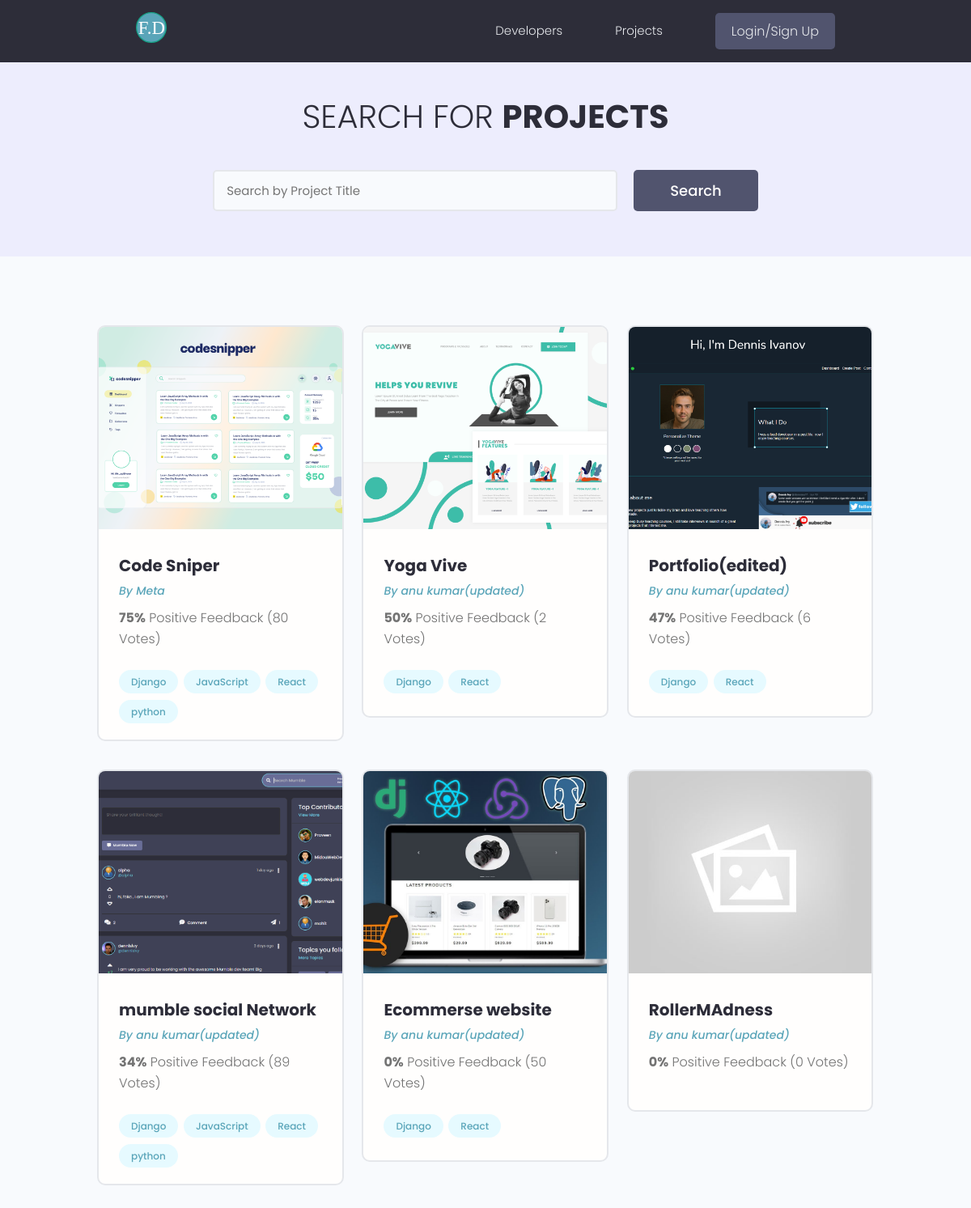
The app's page /projects/, older data.
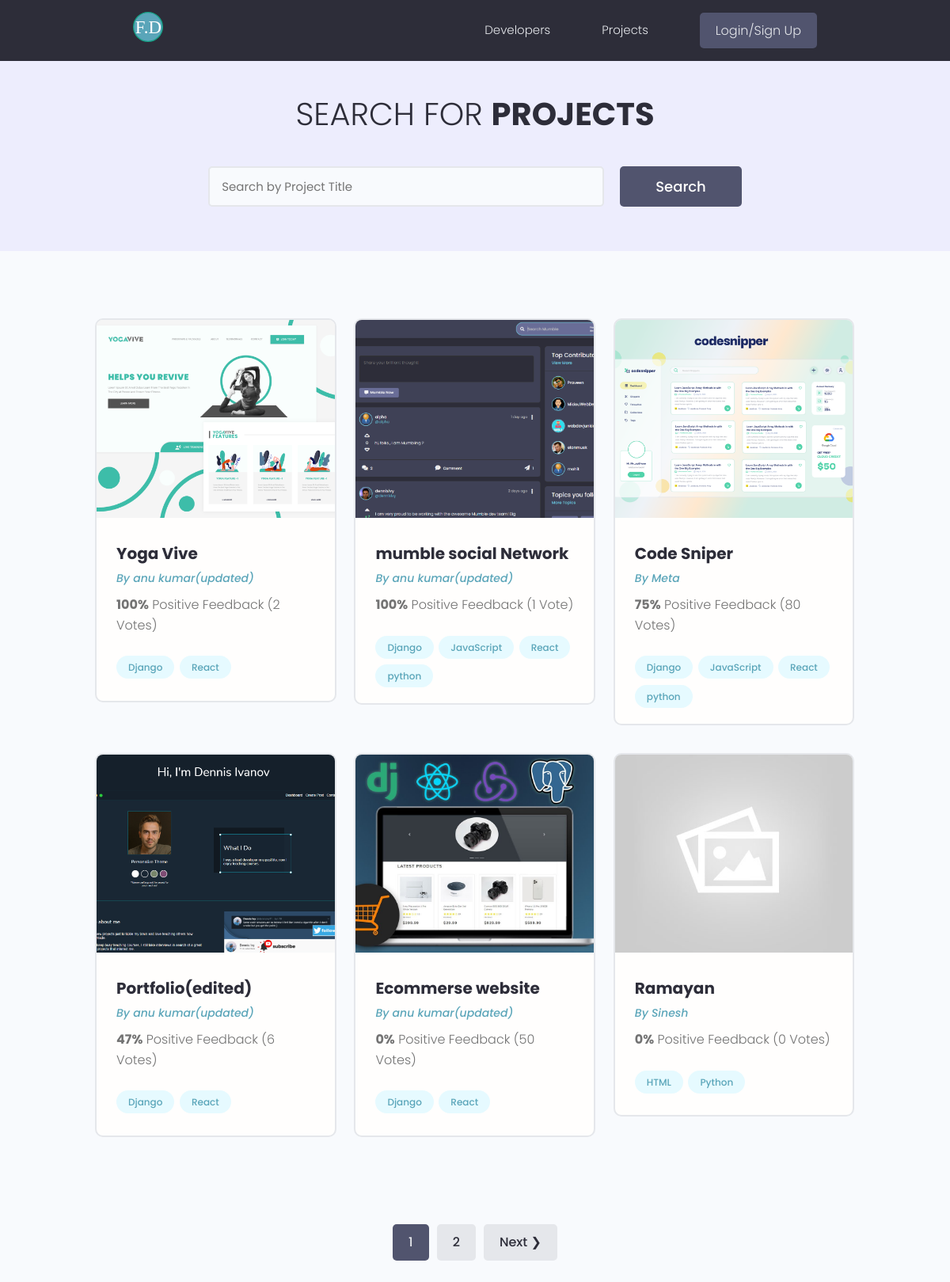
The same page, newer data.
### projects/models.py (models this page shows, shortened)
class Project(models.Model):
    owner =models.ForeignKey(Profiles, null=True , blank= True , on_delete=models.CASCADE)
    title = models.CharField(max_length=200)
    description = models.TextField(null=True,blank=True)
    featured_image=models.ImageField(null=True,blank=True,default='default.jpg')
    demo_link = models.CharField(max_length=2000 , null=True , blank=True)
    source_link = models.CharField(max_length=2000,null=True,blank=True)
    tags=models.ManyToManyField('Tag',blank=True)
    vote_total = models.IntegerField(default=0 ,null= True,blank=True)
    vote_ratio = models.IntegerField(default=0 ,null= True,blank=True)
    created = models.DateTimeField(auto_now_add=True)
    id = models.UUIDField(default=uuid.uuid4,unique=True,primary_key=True,editable=False)
    class Meta:
        ordering=['-vote_ratio','-vote_total','title']
    @property
    def imageURL(self):
        try:
            url = self.featured_image.url
        except:
            url=""
        return url

class Tag(models.Model):
    name= models.CharField(max_length=200)
    created = models.DateTimeField(auto_now_add=True)
    id = models.UUIDField(default=uuid.uuid4,unique=True,
                          primary_key=True,editable=False)
    def __str__(self):
        return self.name

### users/models.py (models this page shows, shortened)
class Profiles(models.Model):
    user = models.OneToOneField(User , on_delete = models.CASCADE ,null= True , blank=True)
    name = models.CharField(max_length=200 , blank=True ,null=True)
    email = models.EmailField(max_length=500 ,blank=True, null=True)
    username = models.CharField(max_length=200 , blank=True ,null=True)
    location = models.CharField(max_length=200 , blank=True ,null=True)
    short_intro = models.CharField(max_length=200 , blank=True ,null=True)
    bio = models.TextField(blank=True, null=True)
    profile_image = models.ImageField(null=True, blank =True ,upload_to ='profiles/',default='profiles/user-default.png')
    social_github = models.CharField(max_length=200,blank=True,null=True)
    social_twitter = models.CharField(max_length=200,blank=True,null=True)
    social_linkdin = models.CharField(max_length=200,blank=True,null=True)
    social_youtube = models.CharField(max_length=200,blank=True,null=True)
    social_website = models.CharField(max_length=200,blank=True,null=True)
    created = models.DateTimeField(auto_now_add=True)
    id = models.UUIDField(default=uuid.uuid4,unique=True,primary_key=True,editable=False)
    class Meta:
        ordering=['created']

### projects/views.py (the view)
# urls.py: path('projects/',include('projects.urls')),
def projects(request):
    projects ,search_query = searchProjects(request)
    custom_range , projects = paginateProjects(request,projects,6)
    context ={'projects':projects , 'search_query':search_query,'custom_range':custom_range}
    return render(request, 'projects/projects.html' , context)

### projects/utils.py (called while the page is built)
def paginateProjects(request , projects,results):
    page = request.GET.get('page')
    paginator = Paginator(projects,results)
    try:
        projects =paginator.page(page)
    except PageNotAnInteger:
        page=1
        projects = paginator.page(page)
    except EmptyPage:
        page  = paginator.num_pages
        projects=paginator.page(page)
    leftIndex = (int(page) - 4)
    if leftIndex <1:
        leftIndex=1
    rightIndex = (int(page) +5)
    if rightIndex > paginator.num_pages:
        rightIndex = paginator.num_pages + 1
    custom_range = range(leftIndex,rightIndex )
    return custom_range , projects

def searchProjects(request):
    search_query = ''
    if request.GET.get('search_query'):
        search_query = request.GET.get('search_query')
    tags = Tag.objects.filter(name__icontains=search_query)
    projects = Project.objects.distinct().filter(
        Q(title__icontains=search_query)|
        Q(description__icontains=search_query)|
        Q(owner__name__icontains=search_query)|
        Q(tags__in=tags)
    )
    return projects , search_query

### projects/templates/projects/projects.html (shortened to what this page needs)
{%extends 'main.html'%}
{%block content%}
  <main class="projects">
    <section class="hero-section text-center">
      <div class="container container--narrow">
        <div class="hero-section__box">
          <h2>Search for <span>Projects</span></h2>
        </div>
        <div class="hero-section__search">
          <form class="form" id="searchForm" action="{% url 'projects' %}" method="get">
            <div class="form__field">
              <input class="input input--text" id="formInput#search" type="text" name="search_query"
                placeholder="Search by Project Title" value="{{search_query}}" />
            </div>
            <input class="btn btn--sub btn--lg" type="submit" value="Search" />
          </form>
        </div>
      </div>
    </section>
    <section class="projectsList">
      <div class="container">
        <div class="grid grid--three">
        {% for project in projects %}
          <div class="column">
            <div class="card project">
              <a href="{% url 'project' project.id %}" class="project">
                <img class="project__thumbnail" src="{{project.imageURL}}" alt="project thumbnail" />
                <div class="card__body">
                  <h3 class="project__title">{{project.title}}</h3>
                  <p><a class="project__author" href="{% url 'user-profile' project.owner.id %}">By {{project.owner.name}} </a></p>
                  <p class="project--rating">
                    <span style="font-weight: bold;">{{project.vote_ratio}}%</span> Positive
                    Feedback ({{project.vote_total}} Vote{{project.vote_total|pluralize:"s"}})
                  </p>
                  <div class="project__tags">
                      {% for tag in project.tags.all %}
                    <span class="tag tag--pill tag--main">
                      <small>{{tag}}</small>
                    </span>
                    {% endfor %}
                  </div>
                </div>
              </a>
            </div>
          </div>
          {% endfor %}
        </div>
      </div>
    </section>
{% include 'pagination.html' with queryset=projects custom_range=custom_range %}
  </main>
{%endblock content%}

Row changes from the older to the newer data that the page shows:
no longer on this page (row unchanged): Project: imageURL (placeholder picture), title "RollerMAdness", owner.name "anu kumar(updated)", vote_ratio "0", vote_total "0"
changed Project "Yoga Vive": vote_ratio "50" → "100"; moves up the list
changed Project "mumble social Network": vote_ratio "34" → "100"; vote_total "89" → "1"; moves up the list
added Project: imageURL (placeholder picture), title "Ramayan", owner.name "Sinesh", vote_ratio "0", vote_total "0"
added Tag: name "HTML", shown under "Ramayan"
added Tag: name "Python", shown under "Ramayan"
Text that changed along with them:
new list line: "1"
new list line: "2"
text now shown: "Next ❯"
